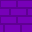

This game map was drawn from its Tiled (.tmx) file and the tilesets committed beside it. A one-line description and the trimmed map source follow:
An orthogonal 1x1 tile map with 32x32 px tiles, 1 tile layer (Tile Layer 1).

<map version="1.0" orientation="orthogonal" renderorder="right-down" width="1" height="1" tilewidth="32" tileheight="32" nextobjectid="1">
 <tileset firstgid="1" name="lottoPack" tilewidth="32" tileheight="32" spacing="4" margin="2" tilecount="3" columns="3">
  <image source="lottoPack.png" width="136" height="68" />
  <tile id="0">
   <properties>
    <property name="collidable" value="" />
   </properties>
  </tile>
  <tile id="1">
   <properties>
    <property name="collidable" value="" />
   </properties>
  </tile>
 </tileset>
 <layer name="Tile Layer 1" width="1" height="1">
  <data>[1 cells, 1 non-empty, 1 distinct tile ids]</data>
 </layer>
</map>
